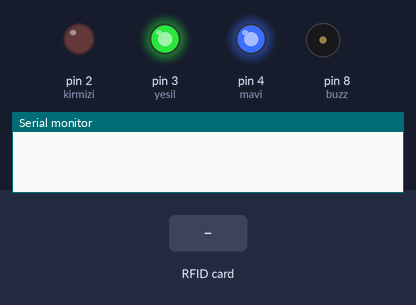
A sketch run on a simulated Arduino Uno, built with avr-gcc and run on an emulated ATmega328P. Shown: output pins drawn as LEDs (lit = HIGH), buzzer (waves = sounding), the last lines printed to the serial monitor. Dashed ring = blinking. The test bench sets the inputs (shaded band). Pins used as bus, display or sensor lines are not drawn.

Above: at 1.2 s.
1.3 s: RFID card 5E 7A 19 C4 held to the reader
At 2.1 s:
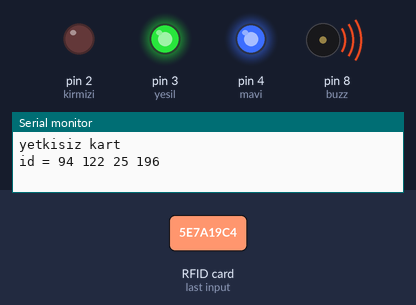
At 2.55 s:
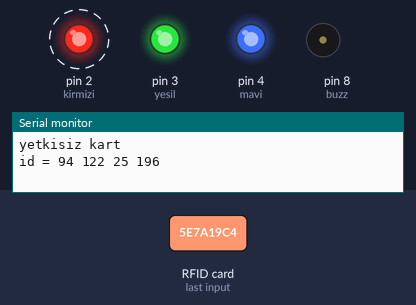
Timing chart, 0 to 4.5 s (numbered marks = the images above; inputs shaded):
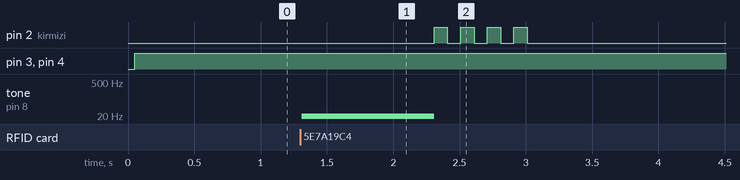

The sketch:

210.ino
```cpp
#include <SPI.h>
#include <MFRC522.h>


#define buzz 8

int kirmizi = 2;
int yesil = 3;
int mavi = 4;

int rstPin = 9;
int ssPin = 10;

MFRC522 rfid(ssPin,rstPin);

int ID[4] = {233,245,199,184};

char sifre0[4]={'4','2','1','3'};
char sifre[4];

void bzzz(){
  tone(buzz,10);
  delay(1000);
  noTone(buzz);
}


//kart id görmeye yaran fonksiyon
void ekranaYaz(){
  Serial.print("id = ");
  for(int sayac=0;sayac<4;sayac++){
     Serial.print(rfid.uid.uidByte[sayac]);
     Serial.print(" ");
  }
   Serial.println(" ");
}
//kırmızı yanıp sönüyo
void yanlis(){
      bzzz();
      analogWrite(kirmizi,255);
      analogWrite(yesil,255);
      analogWrite(mavi,255);
      delay(100);
      analogWrite(kirmizi,0);
      analogWrite(yesil,255);
      analogWrite(mavi,255);
      delay(100);
      analogWrite(kirmizi,255);
      analogWrite(yesil,255);
      analogWrite(mavi,255);
      delay(100);
      analogWrite(kirmizi,0);
      analogWrite(yesil,255);
      analogWrite(mavi,255);
      delay(100);
      analogWrite(kirmizi,255);
      analogWrite(yesil,255);
      analogWrite(mavi,255);
      delay(100);
      analogWrite(kirmizi,0);
      analogWrite(yesil,255);
      analogWrite(mavi,255);
      delay(100);
      analogWrite(kirmizi,255);
      analogWrite(yesil,255);
      analogWrite(mavi,255);
      delay(100);
      analogWrite(kirmizi,0);
      analogWrite(yesil,255);
      analogWrite(mavi,255);
      delay(100);

}

void setup() {

  pinMode(kirmizi,OUTPUT);
  pinMode(yesil,OUTPUT);
  pinMode(mavi,OUTPUT);
  Serial.begin(9600);//Arduino
  SPI.begin();//RFID
  rfid.PCD_Init();
}

void loop() {

    analogWrite(kirmizi,0);
    analogWrite(yesil,255);
    analogWrite(mavi,255);

    if(Serial.available()){
          sifre[0] = Serial.read();
          sifre[1] = Serial.read();
          sifre[2] = Serial.read();
          sifre[3] = Serial.read();
          //Serial.print(sifre);
    }

  if(sifre0[0]==sifre[0] && sifre0[1]==sifre[1] && sifre0[2]==sifre[2] && sifre0[3]==sifre[3]){
    sifreYaz();
    bzzz();
    analogWrite(yesil,255);
    analogWrite(mavi,0);
    analogWrite(kirmizi,255);
    delay(5000);
  }


  if(!rfid.PICC_IsNewCardPresent()){
    return;
  }
  if(!rfid.PICC_ReadCardSerial()){
    return;
  }

  if(rfid.uid.uidByte[0]==ID[0] && rfid.uid.uidByte[1]==ID[1] && rfid.uid.uidByte[2]==ID[2] && rfid.uid.uidByte[3]==ID[3]){
    Serial.println("kapi kart ile açıldı");
    ekranaYaz();

    analogWrite(kirmizi,255);
    analogWrite(mavi,255);
    analogWrite(yesil,0);
    bzzz();
    delay(3000);
  }
  else{
      Serial.println("yetkisiz kart");
      ekranaYaz();
      yanlis();

  }


  rfid.PICC_HaltA();
}

//şifreyi gösteren fonk
void sifreYaz(){
  Serial.println("kapı şifre ile açıldı");
  Serial.print("sifre = ");
  for(int i=0;i<4;i++){
    Serial.print(sifre[i]);
  }
  Serial.println(" ");
}
```

Measured:
- after the input at 1.3 s, pin 2 (kirmizi): alternates HIGH for 0.10 s and LOW for 0.10 s, 8 changes in all, then stays LOW, starting after 1.0 s; tone on pin 8 (buzz): silent → 10 Hz at once, → silent 1.0 s later
